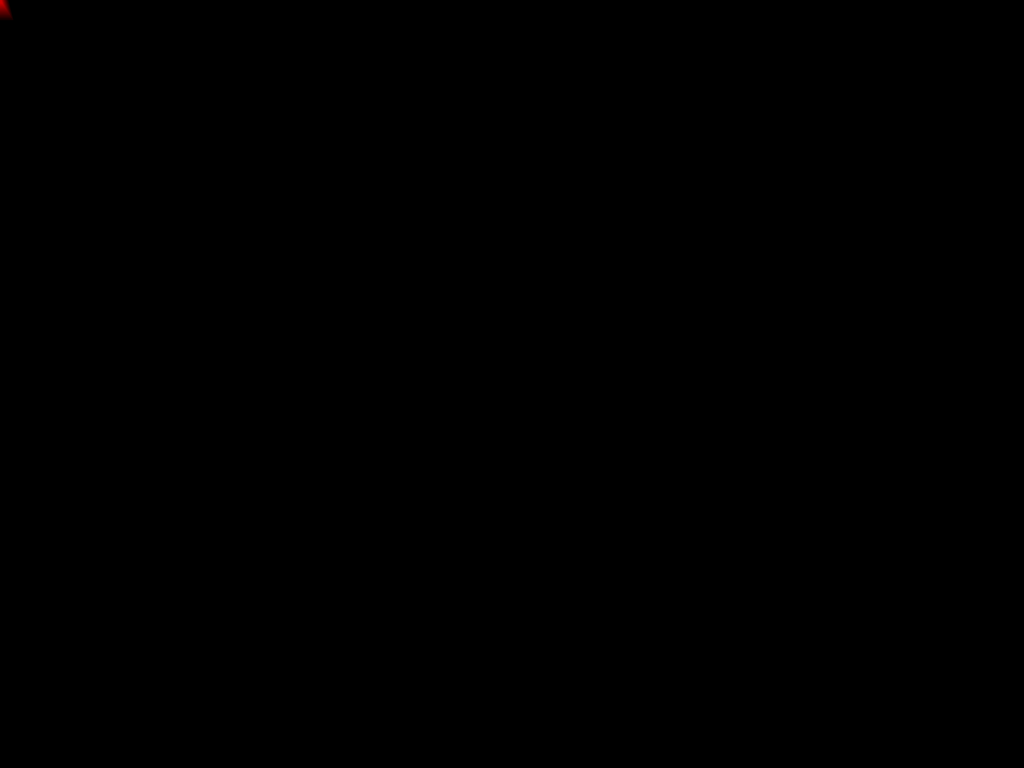
Frame 1 (no input)
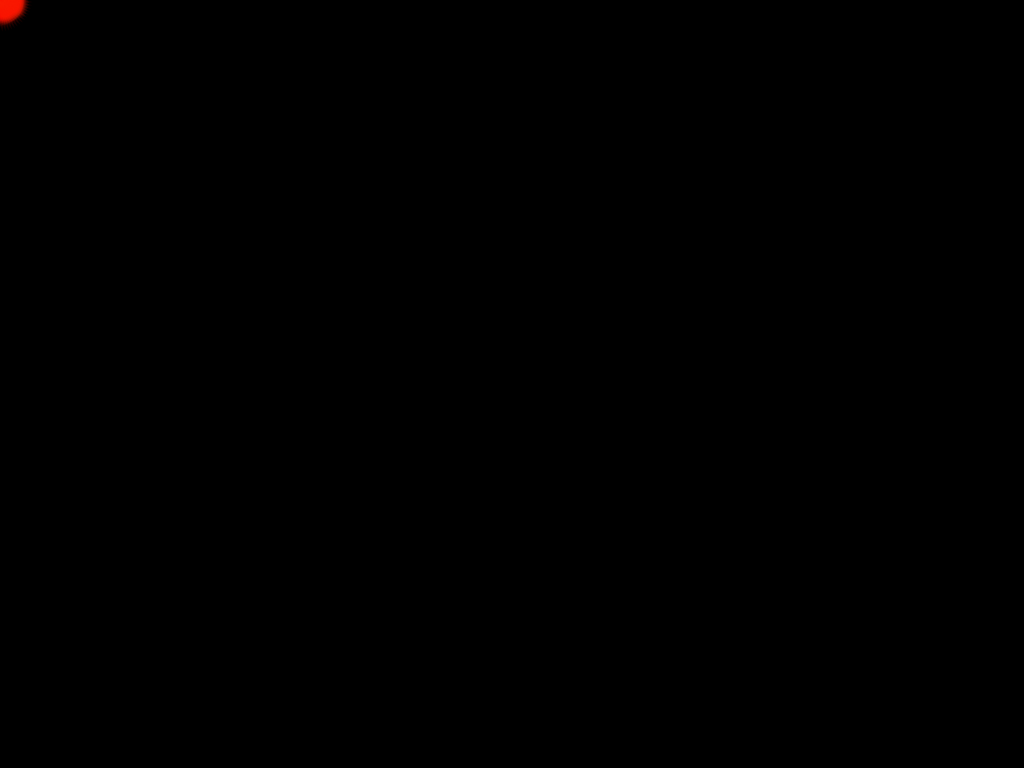
Frame 60 (the mouse pressed at the canvas centre just before this capture)
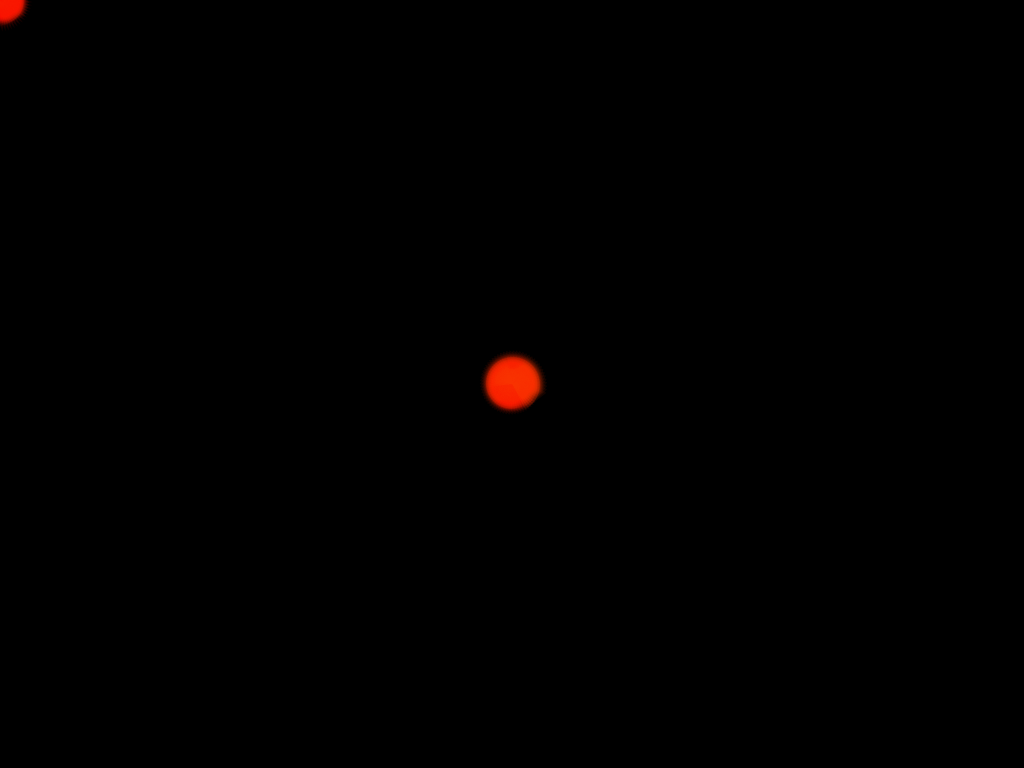
Frame 120 (the mouse held since frame 60 and released just before this capture)

The Processing sketch that drew these frames (run headless with seeded random() and noise(); from frame 60 on, the mouse is pressed at the canvas centre):

// Processing sketch: processing_16378
// ── processing_16378.pde

//Spectra Revolver
//DESMA 2010 Interacitivty 28
//by Stephen Ou

float angle = 0.0;
float rb = 0.0;
float grow = 0.0;
boolean drawit;


void setup()
{
  size(1024,768);
  smooth();
  rectMode(CENTER);
  ellipseMode(CENTER);
  background(0);
  noCursor();
  colorMode(HSB, 360,100,100);
  drawit=true;
}

void draw()
{
  //  pushMatrix();
  //  translate(mouseX,mouseY);
  //  rotate(angle);
  //  fill(rb,100,100,70);
  //  noStroke();
  //  ellipse(0,0,10,10);
  //  popMatrix();
  if (mousePressed);
  {
    pushMatrix();
    translate(mouseX,mouseY);
    rotate(angle);
    fill(rb,100,100,20);
    noStroke();
    for(int i=0; i<20; i++)
    {
      scale(1.1);

      triangle(0+grow,-5+grow,2+grow,3+grow,-2+grow,3+grow);
    }
    popMatrix();
    angle +=0.1;
    grow +=0.01;
    rb +=0.1;
    if (rb>360) {
      rb=0;
    }
    if(grow>50) {
      grow = 50;
    }
  }
}

//void mouseMoved()
//{
//  drawit = false;
//}
